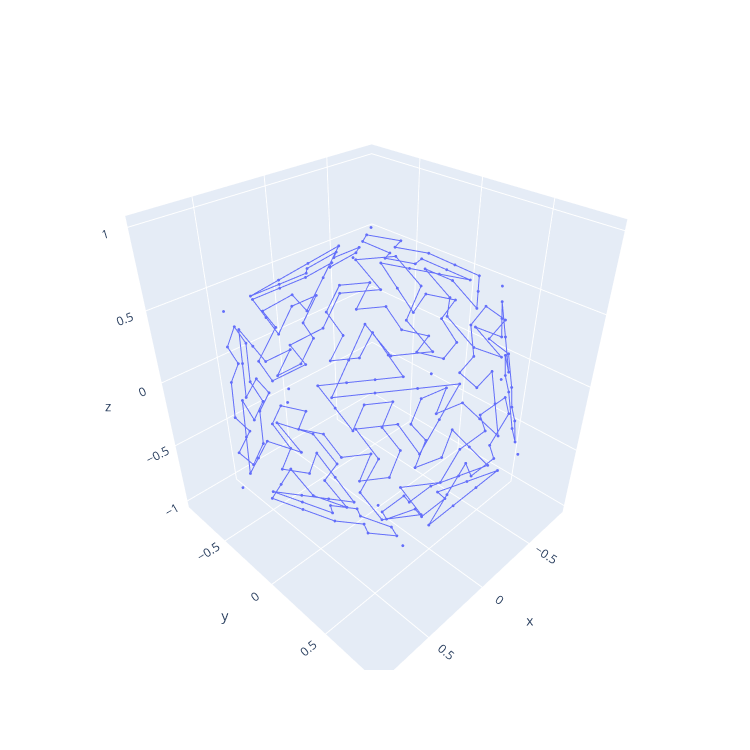

The code cell stored with this chart in its notebook:
### Code cell
# Map patterns to icosahedron

icosphere_coords, icosphere_faces = icosphere_base()

# to make it a list instead of an np array
icosphere_coords = [np.array(x) for x in icosphere_coords]

triangle_coords_3d = np.pad(triangle_coords, ((0, 0), (0, 1)))

edge_points = {}

icosphere_edges = []

for i, face in enumerate(icosphere_faces):
    transformed_coords = apply_transform(triangle_coords_3d, transformation_mats_list[i])
    base_to_new = [None] * len(triangle_coords)

    # Match corner points
    for j in range(3):
        base_to_new[triangle_corner_points[j]] = face[j]
    
    # Match edges or add new ones
    for edge, points in triangle_edge_points.items():
        new_edge = (base_to_new[edge[0]], base_to_new[edge[1]])
        if new_edge in edge_points:
            new_points = edge_points[new_edge]
            for j in range(len(edge_points[new_edge])):
                base_to_new[points[j]] = new_points[j]
        elif new_edge[::-1] in edge_points:
            new_points = edge_points[new_edge[::-1]][::-1]
            for j in range(len(edge_points[new_edge[::-1]])):
                base_to_new[points[j]] = new_points[j]
        else:
            edge_points[new_edge] = []
            for point in points:
                icosphere_coords.append(transformed_coords[point])
                base_to_new[point] = len(icosphere_coords) - 1
                edge_points[new_edge].append(base_to_new[point])

    # Match rest of points
    for j in range(len(triangle_coords)):
        if base_to_new[j] == None:
            icosphere_coords.append(transformed_coords[j])
            base_to_new[j] = len(icosphere_coords) - 1

    # Create edges
    for edge_list in CHOSEN_EDGES:
        new_edges = [base_to_new[point] for point in edge_list]
        if new_edges not in icosphere_edges and new_edges[::-1] not in icosphere_edges:
            icosphere_edges.append(new_edges)

icosphere_edges = combine_edges(icosphere_edges)

angle = -30 * np.pi/180
rotation_mat = np.array([
    [1, 0, 0],
    [0, np.cos(angle), -np.sin(angle)], 
    [0, np.sin(angle), np.cos(angle)]
])
 
icosphere_coords = (rotation_mat @ np.array(icosphere_coords).T).T

show_3d_points(icosphere_coords, icosphere_edges, False)

### Figure 1 — Plotly figure (JSON) as saved in the notebook; plotly's stock layout.template omitted (floating-point values rounded to 4 significant figures; data arrays with more than 128 entries replaced by an {"elided": "..."} marker saying what was removed)
{"data": [{"hovertemplate": "x=%{x}<br>y=%{y}<br>z=%{z}<extra></extra>", "legendgroup": "", "marker": {"color": "#636efa", "size": 1, "symbol": "circle"}, "mode": "markers", "name": "", "scene": "scene", "showlegend": false, "type": "scatter3d", "x": {"elided": "252 float values"}, "y": {"elided": "252 float values"}, "z": {"elided": "252 float values"}}, {"hovertemplate": "x=%{x}<br>y=%{y}<br>z=%{z}<extra></extra>", "legendgroup": "", "line": {"color": "#636efa", "dash": "solid"}, "marker": {"size": 1, "symbol": "circle"}, "mode": "lines", "name": "", "scene": "scene", "showlegend": false, "type": "scatter3d", "x": {"elided": "241 float values"}, "y": {"elided": "241 float values"}, "z": {"elided": "241 float values"}}], "layout": {"height": 750, "width": 750}}
